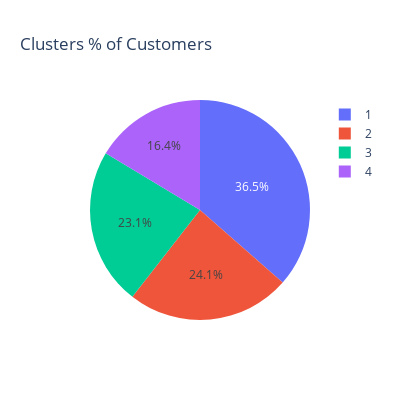

Here is the notebook cell this chart was saved with:
### Markdown cell above
View the distribution of clusters for the customer base

### Code cell
# Add the cluster number identifier to the main dataframe. Adding 1 so that it ranges 1 to 4
customers['cluster'] = clusters+1

# Calculate % values for the pie chart
clusters_pct_cust = np.round((customers['cluster'].value_counts()/customers.shape[0]*100).sort_index(), 1)

df_clusters_pct_cust = clusters_pct_cust.reset_index().rename({'index':'Cluster','cluster':'percent'},axis=1)
fig = go.Figure(data=[go.Pie(labels=df_clusters_pct_cust.Cluster, 
                              values=df_clusters_pct_cust['percent'], 
                              direction ='clockwise', 
                              sort=False)])
fig.update_layout(title_text='Clusters % of Customers', height=400,width=400)
fig.show()

### Figure 1 — Plotly figure (JSON) as saved in the notebook; plotly's stock layout.template omitted (floating-point values rounded to 4 significant figures)
{"data": [{"direction": "clockwise", "labels": [1, 2, 3, 4], "sort": false, "type": "pie", "values": [36.5, 24.1, 23.1, 16.4]}], "layout": {"height": 400, "title": {"text": "Clusters % of Customers"}, "width": 400}}
